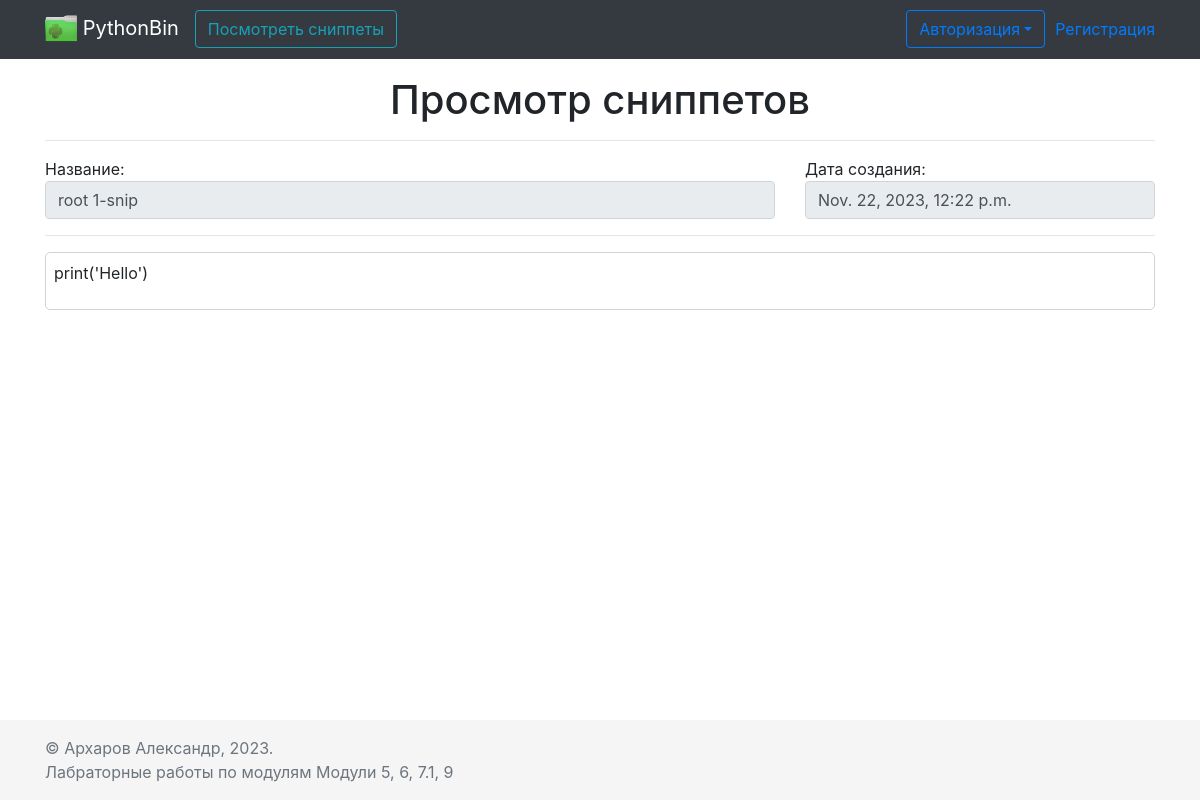
The app's page /snippets/13 with its own data.
### MainApp/models.py (models this page shows, shortened)
class Snippet(models.Model):
    class Meta:
        ordering = ['lang', 'creation_date']
    name = models.CharField(max_length=100)
    lang = models.CharField(max_length=30, choices=LANGS)
    code = models.TextField(max_length=5000)
    creation_date = models.DateTimeField(auto_now=True)
    user = models.ForeignKey(to=User, on_delete=models.CASCADE, blank=True, null=True)
    public = models.BooleanField(default=True)  # Если значение True -> публичный; если False -> приватный
    example = models.FileField(upload_to='examples/%Y/%m/%d/', default='None', blank=True, null=True, verbose_name='Пример кода')

### MainApp/views.py (the view)
# urls.py: path('snippets/<int:snippet_id>', views.snippet_detail, name='snippet-detail'),
def snippet_detail(request, snippet_id):
    try:
        snippet = Snippet.objects.get(id=snippet_id)
    except ObjectDoesNotExist:
        raise Http404
    context = {
        'pagename': 'Просмотр сниппетов',
        'snippet': snippet,
        'type': 'view'
        }
    return render(request, 'pages/snippet_detail.html', context)

### templates/pages/snippet_detail.html (shortened to what this page needs)
{% extends "base.html" %}
{% block content %}
    <div class="container">
        <div class="row">
            <div class="col text-center">
                <h1>{{ pagename }}</h1>
                <hr>
            </div>
        </div>
        <div class="row">
            <div class="col">
                {% if type == "view" %}
                <fieldset disabled>
                    <div class="row disabled">
                        <div class="col col-8">
                            Название: <input type="text" value="{{ snippet.name }}" class="form-control">
                        </div>
                        <div class="col col-4">
                            Дата создания:<input type="text" value="{{ snippet.creation_date }}" class="form-control">
                        </div>
                    </div>
                    <hr>
                    <div class="row">
                        <div class="col">
                            <div class="p-2 h-100" style="border:1px solid #ced4da; border-radius:5px;">
                                <p>
                                    {{ snippet.code }}
                                </p>
                            </div>
                        </div>
                    </div>
                 </fieldset>
                {% endif%}
            </div>
        </div>
    </div>
{% endblock %}

### templates/base.html (style rules this page uses)
main > .container { padding: 60px 15px 0; }

### records on screen
Snippet: name "root 1-snip", creation_date "Nov. 22, 2023, 12:22 p.m.", code "print('Hello')"

### other values on screen
{{ pagename }} "Просмотр сниппетов"
